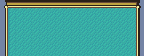

This is a level from a 2D game, rendered from its Tiled map with the project's own tilesets. A one-line summary and the map file follow, with tile-layer data summarised:
An orthogonal 18x7 tile map with 8x8 px tiles, 1 tile layer (Tile Layer 1).

<map version="1.0" orientation="orthogonal" renderorder="right-down" width="18" height="7" tilewidth="8" tileheight="8" nextobjectid="1">
 <tileset firstgid="1" name="MenuTiles" tilewidth="8" tileheight="8">
  <image source="MenuTiles.png" width="256" height="32" />
 </tileset>
 <layer name="Tile Layer 1" width="18" height="7">
  <data>[126 cells, 126 non-empty, 7 distinct tile ids]</data>
 </layer>
</map>
